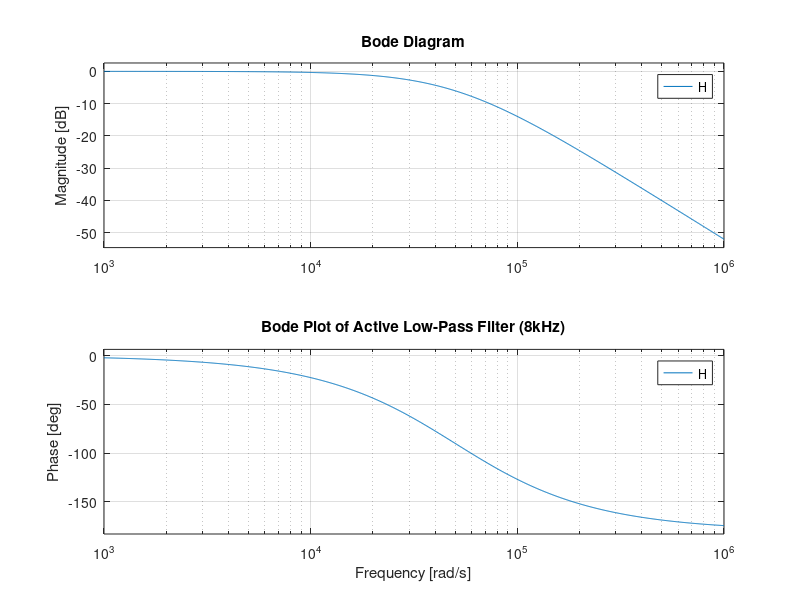

MATLAB code to generate this figure: (Note: this script raises an error after producing the figure.)
clc; 
clear; 
close all;


R1 = 200;   % 200Ω
R2 = 200;   % 200Ω
R3 = 10e3;  % 10kΩ (For Op-Amp feedback)
R4 = 10e3;  % 10kΩ (For Op-Amp feedback)
C1 = 0.1e-6; % 0.1µF (100nF)
C2 = 0.1e-6; % 0.1µF (100nF)


fc = 1 / (2 * pi * sqrt(R1 * R2 * C1 * C2));
fprintf('Cutoff Frequency: %.2f Hz\n', fc);

%  (Laplace Domain)
s = tf('s');
H = 1 / (R1 * R2 * C1 * C2 * s^2 + (R1 + R2) * C1 * s + 1);

%  (Magnitude & Phase Response)
figure;
bode(H);
grid on;
title('Bode Plot of Active Low-Pass Filter (8kHz)');

% Frequency Response (Magnitude Plot)
figure;
freqs([1], [R1 * R2 * C1 * C2, (R1 + R2) * C1, 1]);
grid on;
title('Frequency Response of Active Low-Pass Filter (8kHz)');

% Step Response
figure;
step(H);
grid on;
title('Step Response of Active Low-Pass Filter (8kHz)');
